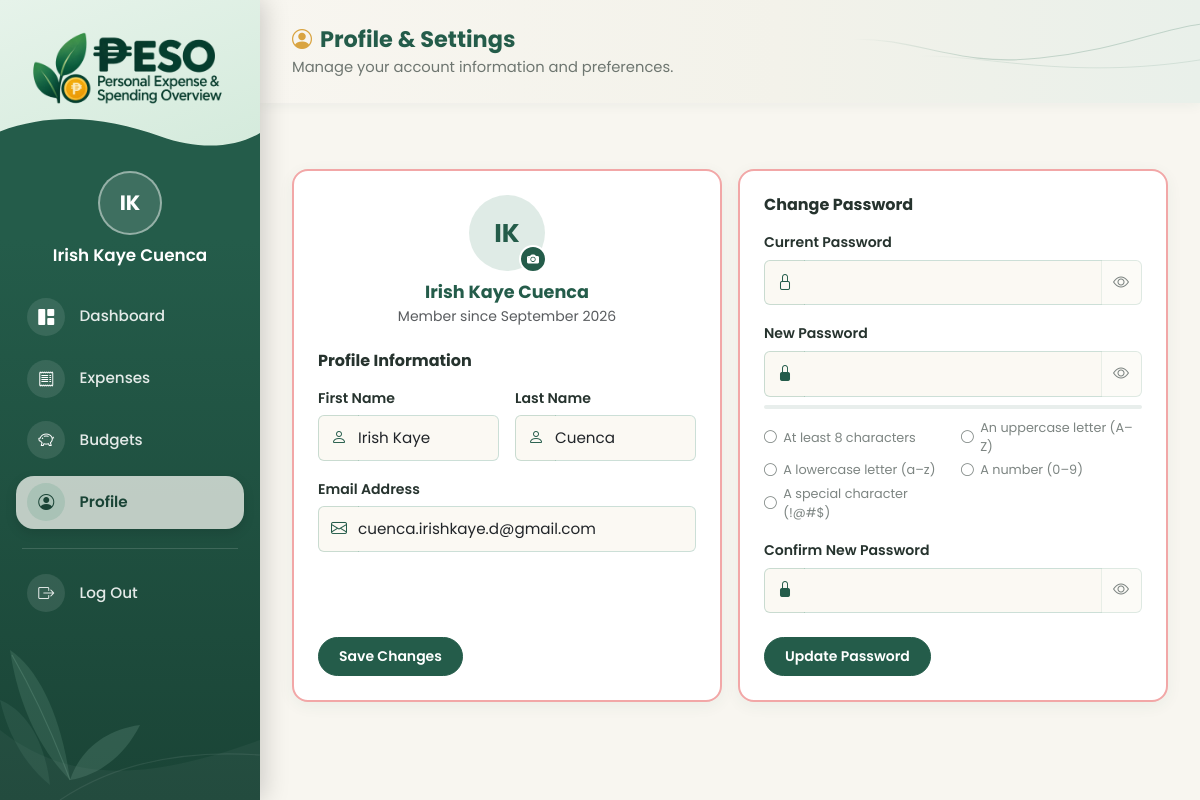
Screenshot of /profile.php (signed in) with the database file from the repository.
### tables this page shows
CREATE TABLE `users` (
  `id` int(10) UNSIGNED NOT NULL,
  `full_name` varchar(100) NOT NULL,
  `email` varchar(150) NOT NULL,
  `password` varchar(255) NOT NULL,
  `profile_picture` varchar(255) DEFAULT NULL,
  `created_at` timestamp NOT NULL DEFAULT current_timestamp(),
  `notify_budget_alerts` tinyint(1) NOT NULL DEFAULT 1,
  `has_seen_tour` tinyint(1) NOT NULL DEFAULT 0
);

### profile.php (the view, shortened to what this page needs)
<?php
require_once __DIR__ . '/config/db.php';
$userId = (int) $_SESSION['user_id'];
$stmt = $pdo->prepare('SELECT full_name, email, created_at, notify_budget_alerts, profile_picture FROM users WHERE id = ?');
$stmt->execute([$userId]);
$user = $stmt->fetch();
$initials = '';
foreach (explode(' ', trim($user['full_name'])) as $part) {
    if ($part !== '') $initials .= strtoupper($part[0]);
}
$initials = substr($initials, 0, 2);
?>
<!DOCTYPE html>
<html lang="en">
<head>
<link href="https://cdn.jsdelivr.net/npm/bootstrap@5.3.3/dist/css/bootstrap.min.css" rel="stylesheet">
<link rel="stylesheet" href="https://cdn.jsdelivr.net/npm/bootstrap-icons@1.11.3/font/bootstrap-icons.css">
<link rel="stylesheet" href="assets/css/style.css">
<link rel="stylesheet" href="assets/css/auth.css">
<link rel="stylesheet" href="assets/css/dashboard.css">
</head>
<body class="dash-body">
<div class="dash-wrapper">
  <?php include __DIR__ . '/includes/sidebar.php'; ?>
  <main class="dash-main profile-main">
    <?php include __DIR__ . '/includes/topbar.php'; ?>
    <div class="row g-3 profile-row">
      <div class="col-lg-6">
        <div class="dash-card h-100">
          <div class="d-flex flex-column align-items-center text-center gap-2 mb-4">
            <div class="profile-avatar-picker" id="avatarPicker">
              <?php if (!empty($user['profile_picture'])): ?>
                <img src="<?php echo htmlspecialchars($user['profile_picture']); ?>?v=<?php echo time(); ?>" alt="Profile picture" class="profile-avatar-lg" id="avatarImg">
              <?php else: ?>
                <span class="profile-avatar-lg" id="avatarImg"><?php echo htmlspecialchars($initials ?: 'U'); ?></span>
              <?php endif; ?>
              <button type="button" class="profile-avatar-edit-btn" id="avatarEditBtn" aria-label="Change profile picture">
                <i class="bi bi-camera-fill"></i>
              </button>
            </div>
            <div>
              <div class="fw-bold" style="color:var(--forest-green); font-size:1.1rem;"><?php echo htmlspecialchars($user['full_name']); ?></div>
              <div class="text-muted small">Member since <?php echo date('F Y', strtotime($user['created_at'])); ?></div>
            </div>
          </div>
          <h2 class="mb-3" style="font-size:1rem; font-weight:700; color:var(--charcoal);">Profile Information</h2>
          <form class="auth-form" id="profileForm" novalidate>
            <?php
              $nameParts = preg_split('/\s+/', trim($user['full_name']));
              $lastName = count($nameParts) > 1 ? array_pop($nameParts) : '';
              $firstName = implode(' ', $nameParts);
            ?>
            <div class="row g-3 mb-3">
              <div class="col-sm-6">
                <label class="form-label" for="profileFirstName">First Name</label>
                <div class="input-group">
                  <span class="input-group-text"><i class="bi bi-person"></i></span>
                  <input type="text" class="form-control" id="profileFirstName" name="first_name" value="<?php echo htmlspecialchars($firstName); ?>" maxlength="50" required>
                </div>
              </div>
              <div class="col-sm-6">
                <label class="form-label" for="profileLastName">Last Name</label>
                <div class="input-group">
                  <span class="input-group-text"><i class="bi bi-person"></i></span>
                  <input type="text" class="form-control" id="profileLastName" name="last_name" value="<?php echo htmlspecialchars($lastName); ?>" maxlength="50" required>
                </div>
              </div>
            </div>
            <div class="mb-4">
              <label class="form-label" for="profileEmail">Email Address</label>
              <div class="input-group">
                <span class="input-group-text"><i class="bi bi-envelope"></i></span>
                <input type="email" class="form-control" id="profileEmail" name="email" value="<?php echo htmlspecialchars($user['email']); ?>" required>
              </div>
            </div>
            <button type="submit" class="btn-forest-block" id="profileSubmitBtn" style="width:auto; padding:0.5rem 1.25rem; font-size:0.875rem;">Save Changes</button>
          </form>
        </div>
      </div>
      <div class="col-lg-6">
        <div class="dash-card h-100">
          <h2 class="mb-3" style="font-size:1rem; font-weight:700; color:var(--charcoal);">Change Password</h2>
          <form class="auth-form" id="passwordForm" novalidate>
            <div class="mb-3">
              <label class="form-label" for="currentPassword">Current Password</label>
              <div class="input-group">
                <span class="input-group-text"><i class="bi bi-lock"></i></span>
                <input type="password" class="form-control" id="currentPassword" name="current_password" required>
                <button class="toggle-password input-group-text" type="button" data-target="currentPassword"><i class="bi bi-eye"></i></button>
              </div>
            </div>
            <div class="mb-3">
              <label class="form-label" for="newPassword">New Password</label>
              <div class="input-group">
                <span class="input-group-text"><i class="bi bi-lock-fill"></i></span>
                <input type="password" class="form-control" id="newPassword" name="new_password" minlength="8" required>
                <button class="toggle-password input-group-text" type="button" data-target="newPassword"><i class="bi bi-eye"></i></button>
              </div>
              <div class="password-strength">
              </div>
              <ul class="password-rules" data-rules-for="newPassword">
                <li data-rule="length"><i class="bi bi-circle"></i> At least 8 characters</li>
                <li data-rule="upper"><i class="bi bi-circle"></i> An uppercase letter (A–Z)</li>
                <li data-rule="lower"><i class="bi bi-circle"></i> A lowercase letter (a–z)</li>
                <li data-rule="number"><i class="bi bi-circle"></i> A number (0–9)</li>
                <li data-rule="special"><i class="bi bi-circle"></i> A special character (!@#$)</li>
              </ul>
            </div>
            <div class="mb-4">
              <label class="form-label" for="confirmNewPassword">Confirm New Password</label>
              <div class="input-group">
                <span class="input-group-text"><i class="bi bi-lock-fill"></i></span>
                <input type="password" class="form-control" id="confirmNewPassword" name="confirm_password" minlength="8" required>
                <button class="toggle-password input-group-text" type="button" data-target="confirmNewPassword"><i class="bi bi-eye"></i></button>
              </div>
            </div>
            <button type="submit" class="btn-forest-block" id="passwordSubmitBtn" style="width:auto; padding:0.5rem 1.25rem; font-size:0.875rem;">Update Password</button>
          </form>
        </div>
      </div>
    </div>
  </main>
</div>
</body>
</html>

### assets/css/style.css (style rules this page uses)
:root { --forest-green: #245C4A; --forest-green-dark: #1a4436; --sage-green: #7FAF9B; --warm-cream: #F8F6F0; --white: #FFFFFF; --charcoal: #26332E; --soft-gold: #D9A441; --muted-red: #D96C6C; }
body { font-family: 'Poppins', sans-serif; background-color: var(--warm-cream); color: var(--charcoal); overflow-x: hidden; }

### assets/css/auth.css (style rules this page uses)
.auth-form .form-label { font-weight: 600; font-size: 0.88rem; color: var(--charcoal); margin-bottom: 0.4rem; }
.auth-form .input-group-text { background-color: #FBF9F3; border: 1.5px solid rgba(127, 175, 155, 0.4); border-right: none; color: var(--forest-green); }
.auth-form .form-control { background-color: #FBF9F3; border: 1.5px solid rgba(127, 175, 155, 0.4); border-left: none; padding: 0.65rem 0.9rem 0.65rem 0; font-size: 0.95rem; }
.auth-form .toggle-password { background-color: #FBF9F3; border: 1.5px solid rgba(127, 175, 155, 0.4); border-left: none; color: var(--charcoal); opacity: 0.6; }
.btn-forest-block { width: 100%; background-color: var(--forest-green); color: var(--white); border: 1.5px solid var(--forest-green); border-radius: 50px; padding: 0.75rem 1.5rem; font-weight: 600; font-size: 1rem; transition: all 0.2s ease; }
.password-strength { height: 4px; border-radius: 3px; background-color: rgba(36, 92, 74, 0.1); margin-top: 0.5rem; overflow: hidden; }
.password-rules { list-style: none; padding: 0; margin: 0.6rem 0 0; display: grid; grid-template-columns: repeat(2, minmax(0, 1fr)); gap: 0.25rem 1rem; font-size: 0.8rem; color: rgba(38, 51, 46, 0.6); }
.password-rules li { display: flex; align-items: center; gap: 0.4rem; transition: color 0.15s ease; }
.password-rules li i { font-size: 0.8rem; }

### assets/css/dashboard.css (style rules this page uses)
body.dash-body { background-color: var(--warm-cream); margin: 0; }
.dash-wrapper { display: flex; min-height: 100vh; align-items: flex-start; }
.dash-main { flex: 1; min-width: 0; padding: 1.8rem 2rem 3rem; }
.dash-card { background-color: var(--white); border-radius: 16px; padding: 1.5rem; box-shadow: 0 4px 16px rgba(36, 92, 74, 0.06); border: 1px solid rgba(127, 175, 155, 0.18); }
.profile-row .dash-card { display: flex; flex-direction: column; border: 2px solid #F2A7A7; }
.profile-row .dash-card > form { flex: 1 1 auto; display: flex; flex-direction: column; }
.profile-row .dash-card > form > button[type="submit"] { margin-top: auto; align-self: flex-start; }

### profile.php (style rules this page uses)
.profile-avatar-lg { width: 76px; height: 76px; border-radius: 50%; background-color: rgba(127, 175, 155, 0.25); color: var(--forest-green); display: flex; align-items: center; justify-content: center; font-size: 1.6rem; font-weight: 700; flex-shrink: 0; object-fit: cover; }
.profile-avatar-picker { position: relative; flex-shrink: 0; }
.profile-avatar-edit-btn { position: absolute; bottom: -2px; right: -2px; width: 28px; height: 28px; border-radius: 50%; background-color: var(--forest-green); color: #fff; border: 2px solid #fff; display: flex; align-items: center; justify-content: center; font-size: 0.75rem; cursor: pointer; padding: 0; }
@media (min-width: 992px) { .profile-main { display: flex; flex-direction: column; min-height: 100vh; } }
@media (min-width: 992px) { .profile-row { margin-top: auto; margin-bottom: auto; padding-bottom: 1.6rem; } }

### rows the page displays
users: full_name "Irish Kaye Cuenca", created_at "September 2026", last_name "Cuenca", email "cuenca.irishkaye.d@gmail.com"

### other values shown
$sidebarInitials ?: 'U' "IK"
$_SESSION['full_name'] "Irish Kaye Cuenca"
$item['label'] "Dashboard"
$item['label'] "Expenses"
$item['label'] "Budgets"
$item['label'] "Profile"
$topbarTitle "Profile & Settings"
$topbarSubtitle "Manage your account information and preferences."
$initials ?: 'U' "IK"
